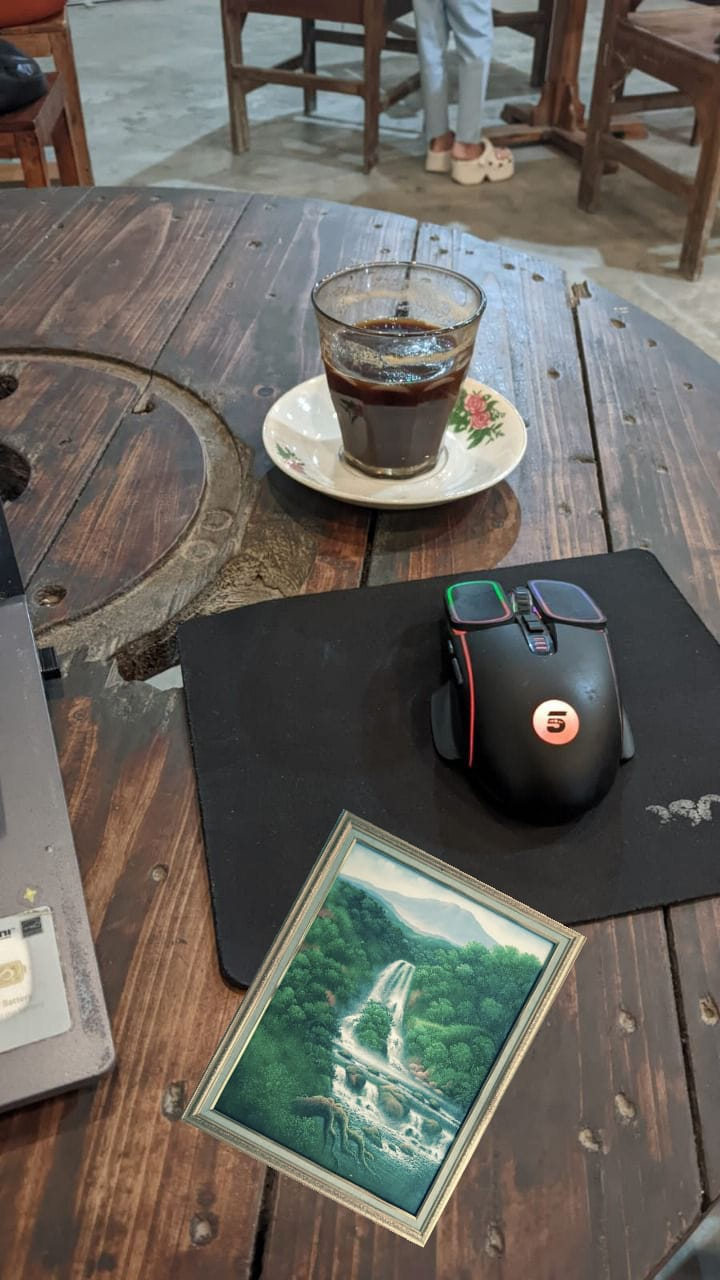
#> input picture splicing_image.jpg, 720 x 1280 px; its folder holds only this picture in this run
$ python -i advanced_analysis.py   (imports and definitions only)   (older library calls are emulated)
#> lines starting #> are read from the running program, lines starting #| are printed output that depends on the picture
#> further down, picture is the input picture: PIL image 720x1280 RGB; mean R, G, B 104.2, 100.4, 93.8
# --- START OF FILE advanced_analysis.py ---
"""
Advanced Analysis Module for Forensic Image Analysis System
Contains functions for noise, frequency, texture, edge, illumination, and statistical analysis
"""

import numpy as np
import cv2
from PIL import Image
try:
    from scipy import ndimage
    from scipy.stats import entropy
    SCIPY_AVAILABLE = True
except Exception:
    SCIPY_AVAILABLE = False
    class ndimage:
        # [21 lines left out: functions gaussian_filter, entropy, not called in this run]
import warnings

# Conditional imports dengan error handling
try:
    from skimage.feature import graycomatrix, graycoprops, local_binary_pattern
    from skimage.filters import sobel, prewitt, roberts
    from skimage.measure import shannon_entropy
    SKIMAGE_AVAILABLE = True
except Exception:
    print("Warning: scikit-image not available. Some features will be limited.")
    SKIMAGE_AVAILABLE = False

# Import utilities dengan error handling
try:
    from utils import detect_outliers_iqr
except ImportError:
    print("Warning: utils module not found. Using fallback functions.")
    # [8 lines left out: function detect_outliers_iqr, not called in this run]

# [1 line not run here, left out]

# ======================= Helper Functions =======================

def calculate_skewness(data):
    """Calculate skewness"""
    try:
        if len(data) == 0 or np.std(data) == 0:
            return 0.0
        mean = np.mean(data)
        std = np.std(data)
        return float(np.mean(((data - mean) / std) ** 3))
    except Exception:
        return 0.0

def calculate_kurtosis(data):
    """Calculate kurtosis"""
    try:
        if len(data) == 0 or np.std(data) == 0:
            return 0.0
        mean = np.mean(data)
        std = np.std(data)
        return float(np.mean(((data - mean) / std) ** 4) - 3)
    except Exception:
        return 0.0

def safe_entropy(data):
    """Safe entropy calculation with fallback"""
    try:
        if data.size == 0:
            return 0.0
        if SKIMAGE_AVAILABLE:
            return float(shannon_entropy(data))
        else:
            # Fallback entropy calculation
            hist, _ = np.histogram(data.flatten(), bins=256, range=(0, 255))
            hist = hist / np.sum(hist)
            hist = hist[hist > 0]  # Remove zeros
            return float(-np.sum(hist * np.log2(hist + 1e-10)))
    except Exception:
        return 0.0

# ======================= Noise Analysis =======================

# [586 lines left out: functions analyze_noise_consistency, analyze_frequency_domain, analyze_texture_consistency, analyze_edge_consistency, analyze_illumination_consistency, not called in this run]

# ======================= Statistical Analysis =======================

def perform_statistical_analysis(image_pil):
    """Comprehensive statistical analysis"""
    try:
        image_array = np.array(image_pil.convert('RGB'))
        h, w, c = image_array.shape

        # Convert to different color spaces
        lab = cv2.cvtColor(image_array, cv2.COLOR_RGB2LAB)
#> lab: shape (1280, 720, 3); mean of channels 0, 1, 2 107.5, 128.8, 132.6
        hsv = cv2.cvtColor(image_array, cv2.COLOR_RGB2HSV)
#> hsv: shape (1280, 720, 3); mean H, S, V 43.6, 51.5, 110.4

        # Extract channels
        r, g, b = image_array[:,:,0], image_array[:,:,1], image_array[:,:,2]
        l, a_channel, b_channel = lab[:,:,0], lab[:,:,1], lab[:,:,2]
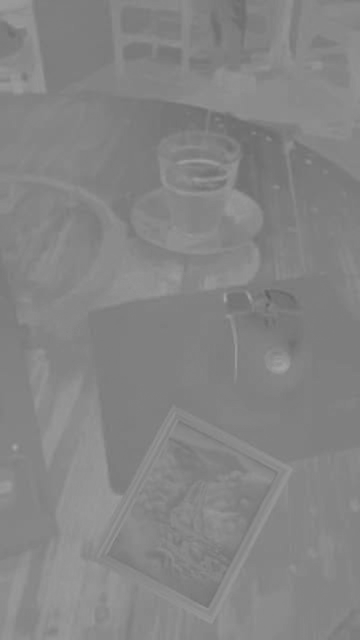
#> b_channel: shape (1280, 720) (shown at 1/2 size); min 91, max 167, mean 132.6
        h_channel, s, v = hsv[:,:,0], hsv[:,:,1], hsv[:,:,2]
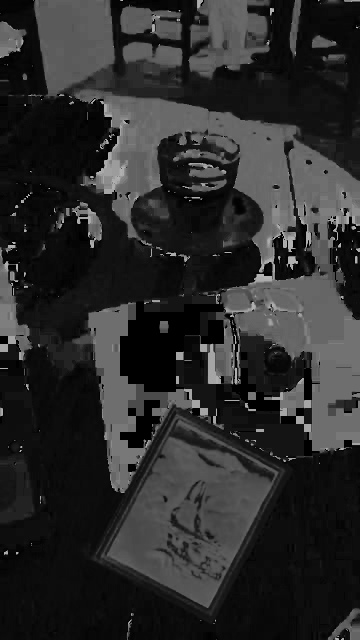
#> h_channel: shape (1280, 720) (shown at 1/2 size); min 0, max 179, mean 43.6
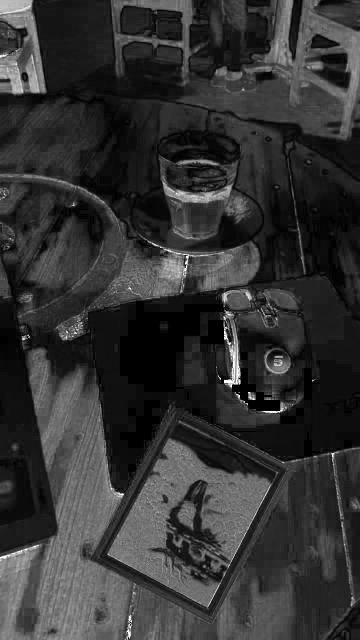
#> s: shape (1280, 720) (shown at 1/2 size); min 0, max 255, mean 51.5
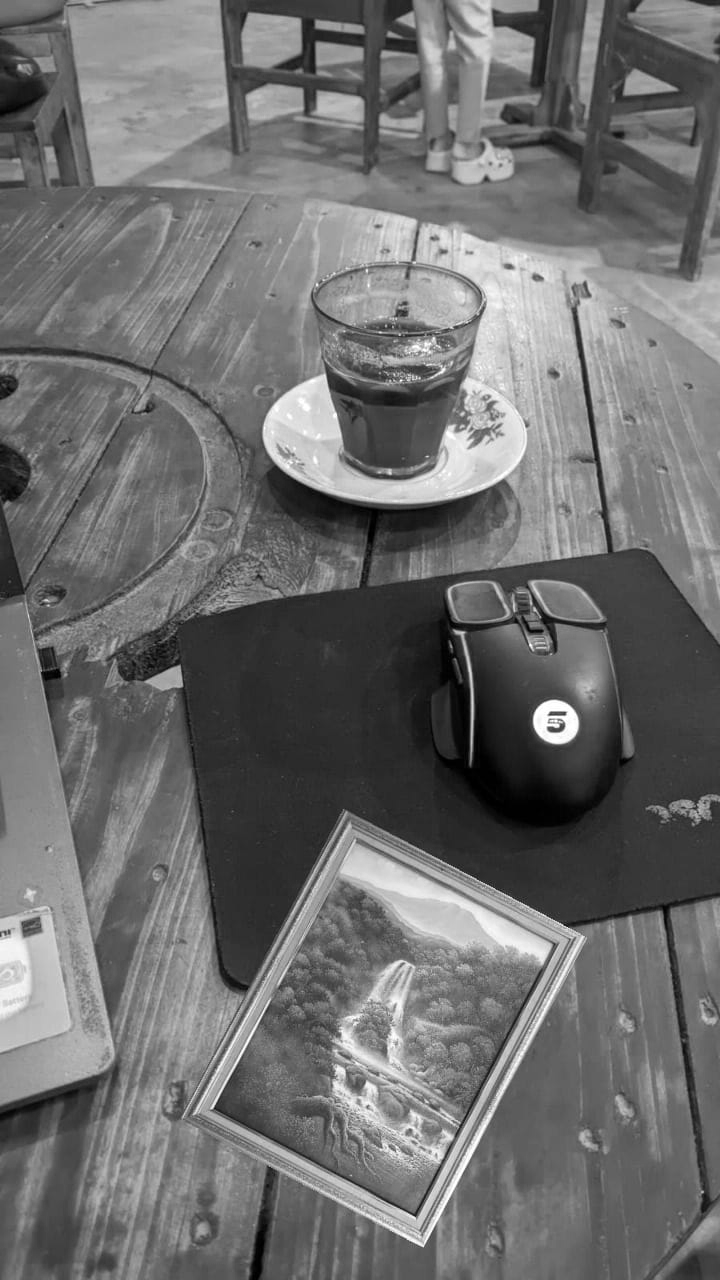
#> v: shape (1280, 720); min 0, max 255, mean 110.4

        # Calculate statistical moments for each channel
        channels = {
            'red': r, 'green': g, 'blue': b,
            'luminance': l, 'a_channel': a_channel, 'b_channel': b_channel,
            'hue': h_channel, 'saturation': s, 'value': v
        }

        stats = {}
        for channel_name, channel_data in channels.items():
            channel_flat = channel_data.flatten()
            stats[f'{channel_name}_mean'] = float(np.mean(channel_flat))
            stats[f'{channel_name}_std'] = float(np.std(channel_flat))
            stats[f'{channel_name}_skewness'] = calculate_skewness(channel_flat)
            stats[f'{channel_name}_kurtosis'] = calculate_kurtosis(channel_flat)
            stats[f'{channel_name}_entropy'] = safe_entropy(channel_data)
#> this loop made 9 passes
#> channel_name on passes 1 to 8: 'red', 'green', 'blue', 'luminance', 'a_channel', 'b_channel', 'hue', 'saturation'
#> after the loop, stats = 45 items

        # Color correlations
        stats['rg_correlation'] = float(np.corrcoef(r.flatten(), g.flatten())[0,1]) if r.size > 1 else 0.0
        stats['rb_correlation'] = float(np.corrcoef(r.flatten(), b.flatten())[0,1]) if r.size > 1 else 0.0
        stats['gb_correlation'] = float(np.corrcoef(g.flatten(), b.flatten())[0,1]) if g.size > 1 else 0.0

        # RGB histogram analysis
        hist_r = cv2.calcHist([image_array], [0], None, [256], [0, 256])
#> hist_r = 256 values, max 13725 at index 45, min 105 at index 252, mean 3600
        hist_g = cv2.calcHist([image_array], [1], None, [256], [0, 256])
#> hist_g = 256 values, max 14186 at index 46, min 43 at index 252, mean 3600
        hist_b = cv2.calcHist([image_array], [2], None, [256], [0, 256])
#> hist_b = 256 values, max 13855 at index 45, min 5 at index 254, mean 3600

        # Histogram statistics
        stats['r_hist_peak'] = float(np.argmax(hist_r))
        stats['g_hist_peak'] = float(np.argmax(hist_g))
        stats['b_hist_peak'] = float(np.argmax(hist_b))
        stats['r_hist_spread'] = float(np.std(np.where(hist_r > 0)[0]))
        stats['g_hist_spread'] = float(np.std(np.where(hist_g > 0)[0]))
        stats['b_hist_spread'] = float(np.std(np.where(hist_b > 0)[0]))

        # Color space inconsistencies
        lab_inconsistency = np.std(l) / (np.mean(l) + 1e-6) if np.mean(l) > 0 else 0.0
#> lab_inconsistency = 0.45
        hsv_inconsistency = np.std(v) / (np.mean(v) + 1e-6) if np.mean(v) > 0 else 0.0
#> hsv_inconsistency = 0.435

        stats['lab_inconsistency'] = float(lab_inconsistency)
        stats['hsv_inconsistency'] = float(hsv_inconsistency)
        stats['overall_color_inconsistency'] = float((lab_inconsistency + hsv_inconsistency) / 2)

        # Add compatibility keys for export_utils.py
        stats['R_entropy'] = stats['red_entropy']
        stats['G_entropy'] = stats['green_entropy']
        stats['B_entropy'] = stats['blue_entropy']
        stats['overall_entropy'] = (stats['red_entropy'] + stats['green_entropy'] + stats['blue_entropy']) / 3

        return stats

    except Exception as e:
        print(f"  Warning: Statistical analysis failed: {e}")
        # Return default values with N/A indicators instead of empty dict
        return {
            'red_entropy': 'N/A',
            'green_entropy': 'N/A',
            'blue_entropy': 'N/A',
            'rg_correlation': 'N/A',
            'rb_correlation': 'N/A',
            'gb_correlation': 'N/A',
            'R_entropy': 'N/A',
            'G_entropy': 'N/A',
            'B_entropy': 'N/A',
            'overall_entropy': 'N/A'
        }

# ======================= Compression Analysis =======================

# [120 lines left out: functions analyze_compression_artifacts, analyze_block_artifacts, perform_dct_analysis, estimate_compression_quality, detect_double_compression, not called in this run]

# ======================= End of Advanced Analysis Functions =======================

>>> from PIL import Image
>>> picture = Image.open('splicing_image.jpg')
>>> result = perform_statistical_analysis(picture)
#> result = 61 items

$ run again, on splicing.jpg
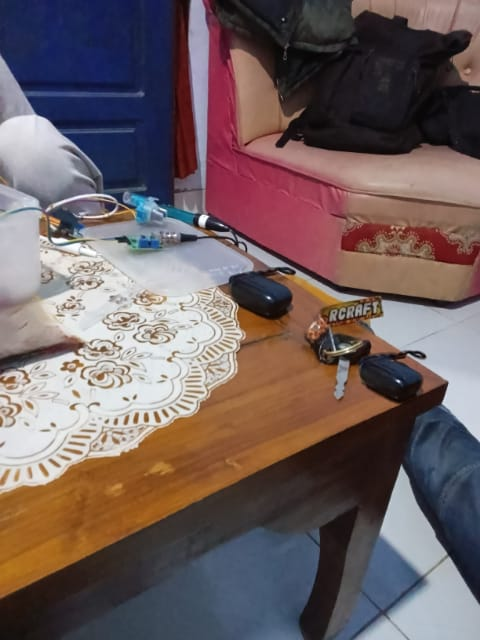
#> input picture splicing.jpg, 480 x 640 px
#> picture is the input picture: PIL image 480x640 RGB; mean R, G, B 111.5, 95.8, 96.2
#> lab: shape (640, 480, 3); mean of channels 0, 1, 2 105.5, 136.2, 130.5
#> hsv: shape (640, 480, 3); mean H, S, V 75.9, 89.4, 122.5
#> in perform_statistical_analysis, `h_channel, s, v = hsv[:,:,0], hsv[:,:,1], hsv[:,:,2]`:
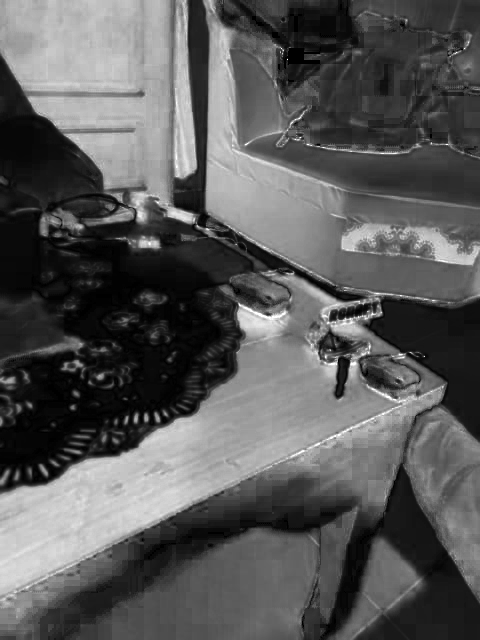
#> s: shape (640, 480); min 0, max 255, mean 89.4
#> in perform_statistical_analysis, `h_channel, s, v = hsv[:,:,0], hsv[:,:,1], hsv[:,:,2]`:
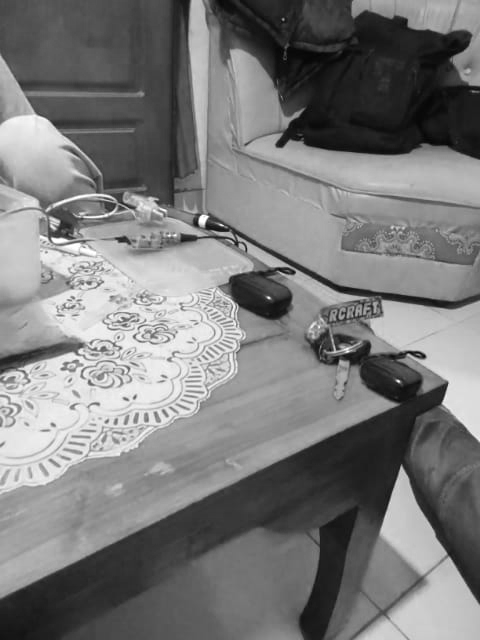
#> v: shape (640, 480); min 2, max 255, mean 122.5
#> the loop in perform_statistical_analysis, `for channel_name, channel_data in channels.items():` made 9 passes
#> channel_name on passes 1 to 8: 'red', 'green', 'blue', 'luminance', 'a_channel', 'b_channel', 'hue', 'saturation'
#> after the loop in perform_statistical_analysis, `for channel_name, channel_data in channels.items():`: stats = 45 items
#> hist_r = 256 values, max 5789 at index 23, min 0 at index 1, mean 1200
#> hist_g = 256 values, max 3636 at index 30, min 7 at index 252, mean 1200
#> hist_b = 256 values, max 3286 at index 30, min 7 at index 254, mean 1200
#> lab_inconsistency = 0.622
#> hsv_inconsistency = 0.512
#> result = 61 items

$ run again, on testing.jpg
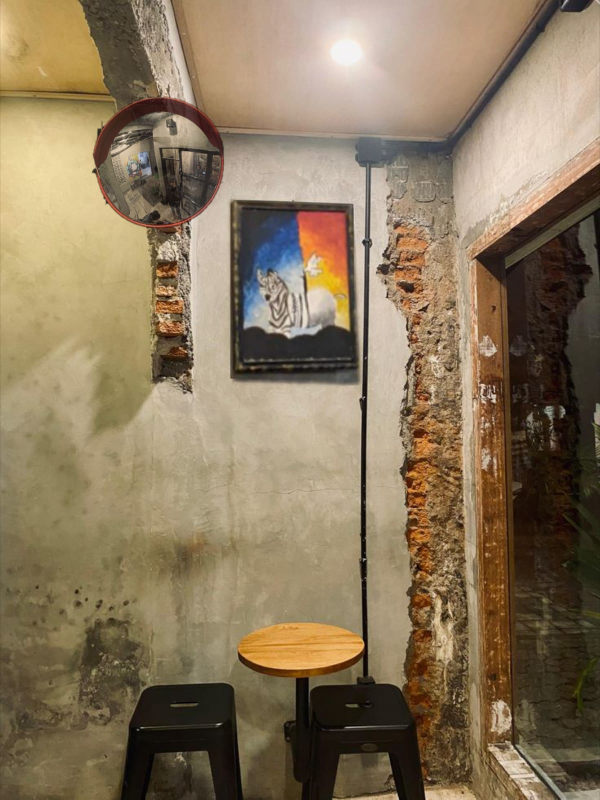
#> input picture testing.jpg, 1200 x 1599 px (shown at 1/2 size)
#> picture is the input picture: PIL image 1200x1599 RGB; mean R, G, B 138.2, 119.9, 92.9
#> lab: shape (1599, 1200, 3); mean of channels 0, 1, 2 128.7, 131.3, 145.3
#> hsv: shape (1599, 1200, 3); mean H, S, V 20, 95.1, 138.7
#> in perform_statistical_analysis, `h_channel, s, v = hsv[:,:,0], hsv[:,:,1], hsv[:,:,2]`:
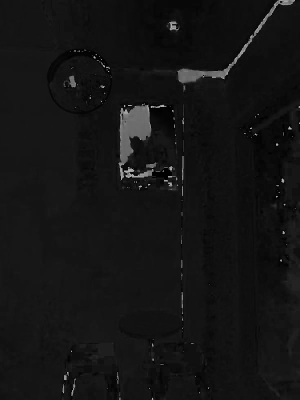
#> h_channel: shape (1599, 1200) (shown at 1/4 size); min 0, max 179, mean 20
#> in perform_statistical_analysis, `h_channel, s, v = hsv[:,:,0], hsv[:,:,1], hsv[:,:,2]`:
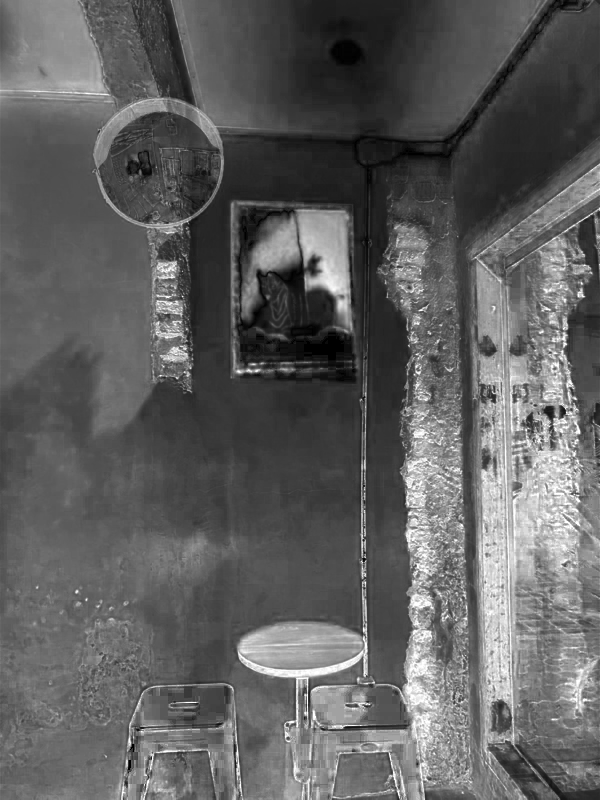
#> s: shape (1599, 1200) (shown at 1/2 size); min 0, max 255, mean 95.1
#> the loop in perform_statistical_analysis, `for channel_name, channel_data in channels.items():` made 9 passes
#> channel_name on passes 1 to 8: 'red', 'green', 'blue', 'luminance', 'a_channel', 'b_channel', 'hue', 'saturation'
#> after the loop in perform_statistical_analysis, `for channel_name, channel_data in channels.items():`: stats = 45 items
#> hist_r = 256 values, max 18095 at index 191, min 0 at index 0, mean 7495.3
#> hist_g = 256 values, max 16940 at index 154, min 0 at index 246, mean 7495.3
#> hist_b = 256 values, max 14378 at index 10, min 0 at index 248, mean 7495.3
#> lab_inconsistency = 0.464
#> hsv_inconsistency = 0.44
#> result = 61 items
